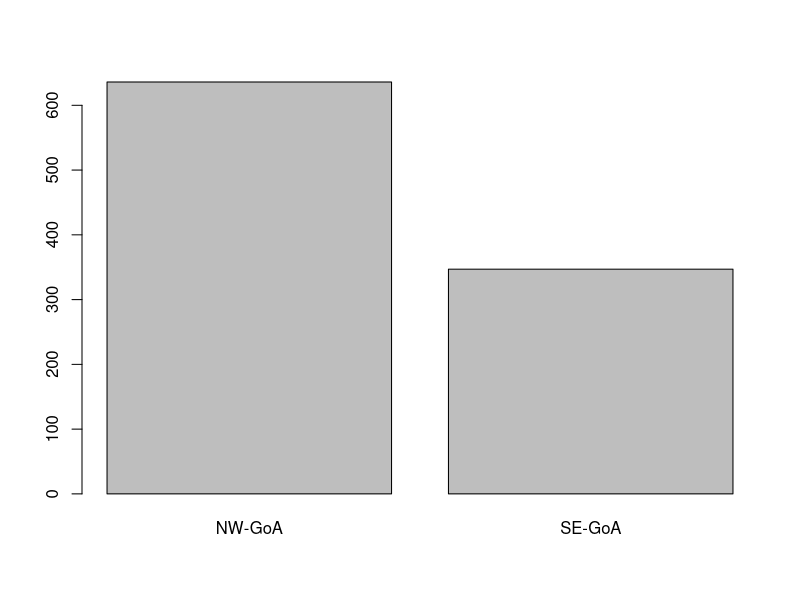

Reproduce this figure in R.
################################################################
#### Project: International Year of the Salmon - 2019 - Food Webs 
#### Author: Genyffer C. Troina
#### Date: 02/14/2024
################################################################


# 1. Installing and loading packages

if(!require(readxl)){install.packages("readlx");library(readxl)}
if(!require(openxlsx)){install.packages("openxlsx");library(openxlsx)}
if(!require(ggpubr)){install.packages("ggpubr");library(ggpubr)}
if(!require(tidyverse)){install.packages("tidyverse");library(tidyverse)}
if(!require(dplyr)){install.packages("dplyr");library(dplyr)}


rm(list= ls())


# 2. Loading isotope data
(IYS2019 <- read_excel("2019_Food Web_Stable Isotope Data.xlsx",
                       sheet = 2)) 


# 3. Estimating TP using Post 2002 equation, local baseline (NW-GoA x SE-GoA)

# 3.1 Subset POM and zooplankton 0.25 mm size fraction from data
POM_GoA <- subset(IYS2019, Main_Group == "POM", select = c("Region", "ẟ13Clipid_corrected","ẟ15N","Main_Group"))
GoA_0.25 <- subset(IYS2019, Species == "Zoop_0.25mm", select = c("Region", "ẟ13Clipid_corrected","ẟ15N","Main_Group"))


head(POM_GoA)
head(GoA_0.25)

# 3.2 Calculate Baseline values:
# mean values/region for ẟ13Clipid_corrected and ẟ15N for POM and 0.25 mm zoop size fraction
POM_Region_mean      <- aggregate(POM_GoA[, c(2,3)], list(POM_GoA$Region), mean)
zoo_0.25_Region_mean <- aggregate(GoA_0.25[, c(2,3)], list(GoA_0.25$Region), mean)


# 3.3: Plotting POM C and N per Region
POM_N <- ggboxplot(POM_GoA, x = "Region", y = "ẟ15N", xlab = "Area",
                   ylab = "N", main = "POM")

POM_C <- ggboxplot(POM_GoA, x = "Region", y = "ẟ13Clipid_corrected", xlab = "Area",
                   ylab = "C", main = "POM")


# 3.4: Plotting Zooplankton 0.25 size fraction C and N per Region
ZOO_N <- ggboxplot(GoA_0.25, x = "Region", y = "ẟ15N", xlab = "Area",
                   ylab = "N", main = "Zooplankton 0.25 fraction")

ZOO_C <- ggboxplot(GoA_0.25, x = "Region", y = "ẟ13Clipid_corrected",  xlab = "Area",
                   ylab = "C", main = "Zooplankton 0.25 fraction")



# 3.5 Estimate TP using mean ẟ15N local Baseline values calculated in 3.2

# 3.5.1: NW-GoA

# 3.5.1.1: subset NW-GoA data
IYS2019_NW = subset(IYS2019, Region == "NW-GoA")

# 3.5.1.2: calculating TP using local baseline values
## all groups with the same TEF:
IYS2019_NW <- IYS2019_NW %>% mutate(Local_TP_POM = ((ẟ15N-2.573107)/3.4)+1)
IYS2019_NW <- IYS2019_NW %>% mutate(Local_TP_025 = ((ẟ15N-5.939565)/3.4)+2)
head(IYS2019_NW)



# 3.5.2: SE-GoA

# 3.5.2.1: subset SE-GoA data
IYS2019_SE = subset(IYS2019, Region == "SE-GoA")

# 3.5.2.2:calculating TP using local baseline values
IYS2019_SE <- IYS2019_SE %>% mutate(Local_TP_POM = ((ẟ15N-3.700636)/3.4)+1)
IYS2019_SE <- IYS2019_SE %>% mutate(Local_TP_025 = ((ẟ15N-6.663699)/3.4)+2)
head(IYS2019_SE)


# 3.6.1: Combining data
IYS2019_TPs <- rbind(IYS2019_NW,IYS2019_SE)
head(IYS2019_TPs)

# 3.6.2: Plotting TP estimates per Region 
TP_GoA <- within(IYS2019_TPs, {
  Species <- reorder(Species, Local_TP_025)
  Main_Group <- reorder(Main_Group, -Local_TP_025)
})


table(TP_GoA$Region)
barplot(table(TP_GoA$Region))

labels  <- c("POM" = "POM" ,
             "Zooplankton" = "Zooplankton",
             "Fish" = "Fish",
             "Squid" = "Squid",
             "Fish_cart" = "Shark",
             "Jellyfish" = "Jellyfish")

N_fun <- function(x){
  return(data.frame(y = 0.95*22,
                    label = length(x)))
}


TP_GoA <- mutate(TP_GoA, Scientific_name = paste(Genus, Species)) 

TP_boxplot <- ggplot(data = TP_GoA, aes(x = Scientific_name, y = Local_TP_025)) +
  stat_boxplot(geom ='errorbar', width = 0.6) +
  geom_boxplot(width = 0.6)+
  scale_y_continuous(name="Trophic Position") +
  scale_x_discrete(name="")+
  theme_bw() +
  theme(panel.background = element_rect(fill = "white", colour = "grey50"),
        strip.text.y = element_text(angle=0),
        text=element_text(size = 14),
        legend.text = element_text(colour="black", size = 10),
        legend.title = element_text(colour="black", size=11, face="bold"),
        legend.background = element_rect(colour = "black"),
        axis.text.x = element_text(color="black", size=11),
        axis.text.y = element_text(face="italic", color="black", size=11))+
  coord_flip()


png(file="Boxplot_TP.png",width=3000,height=2500,res=300)
par(mar = c(6,6,4,4))
TP_boxplot +
  facet_grid(Main_Group ~ Region, scales = "free_y", space = "free",
             labeller=labeller(Main_Group = labels))

dev.off()


write.csv(TP_GoA, "2019_Food_Web_Stable_Isotope_Data.csv")

